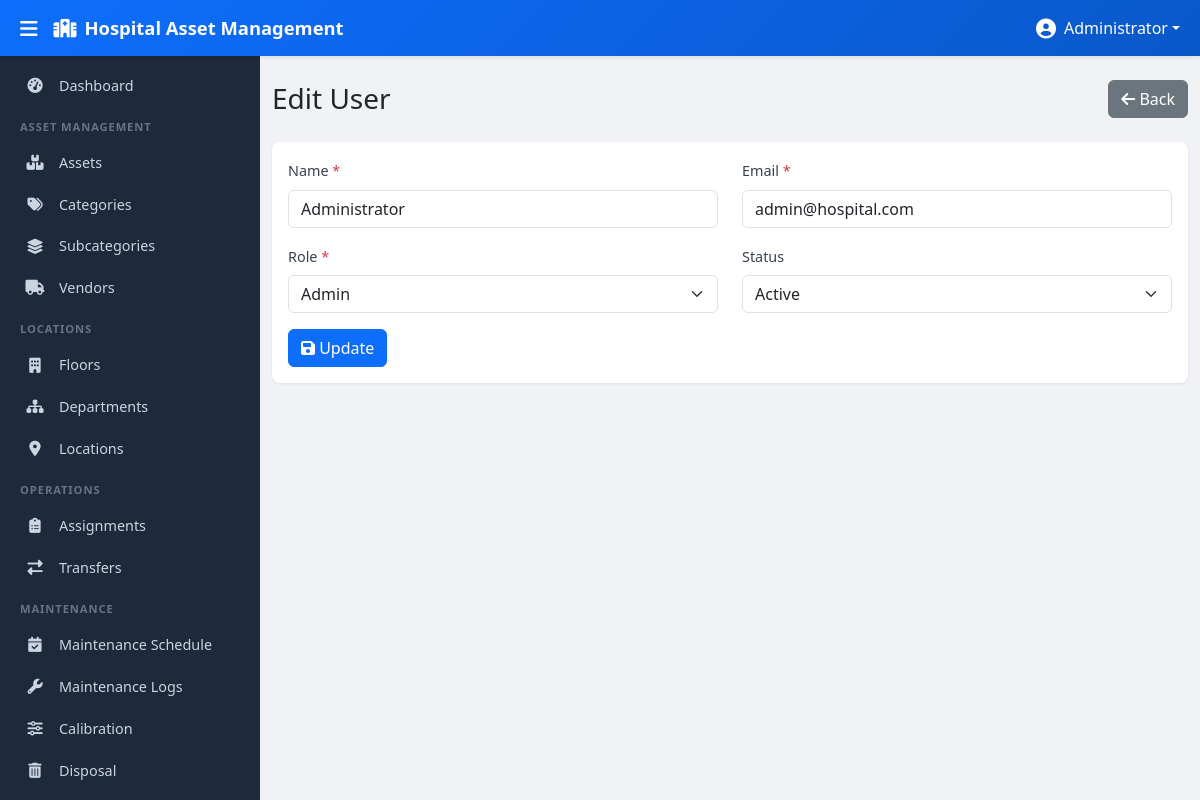
The app's page /modules/users/edit.php?id=1 (signed in) with its own data.
### tables this page shows
CREATE TABLE users (
    id INT AUTO_INCREMENT PRIMARY KEY,
    name VARCHAR(150) NOT NULL,
    email VARCHAR(150) NOT NULL UNIQUE,
    password VARCHAR(255) NOT NULL,
    role ENUM('admin','manager','technician') DEFAULT 'technician',
    status ENUM('active','inactive') DEFAULT 'active',
    is_deleted TINYINT(1) DEFAULT 0,
    created_at TIMESTAMP DEFAULT CURRENT_TIMESTAMP
);

### modules/users/edit.php (the view, shortened to what this page needs)
<?php
$pdo = getDBConnection();
$pageTitle = 'Edit User';
$id = (int)$_GET['id'];
$stmt = $pdo->prepare("SELECT id, name, email, role, status FROM users WHERE id = ? AND is_deleted = 0");
$stmt->execute([$id]);
$user = $stmt->fetch(PDO::FETCH_ASSOC);
require_once __DIR__ . '/../../views/header.php';
require_once __DIR__ . '/../../views/sidebar.php';
?>
<div class="main-content" id="mainContent">
    <div class="container-fluid py-4">
        <div class="d-flex justify-content-between align-items-center mb-4">
            <h1 class="h3 mb-0"><?php echo htmlspecialchars($pageTitle, ENT_QUOTES, 'UTF-8'); ?></h1>
            <a href="index.php" class="btn btn-secondary"><i class="fas fa-arrow-left"></i> Back</a>
        </div>
        <div class="card">
            <div class="card-body">
                <form method="POST" action="">
                    <div class="row">
                        <div class="col-md-6 mb-3">
                            <label for="name" class="form-label">Name <span class="text-danger">*</span></label>
                            <input type="text" name="name" id="name" class="form-control" required value="<?php echo htmlspecialchars($user['name'], ENT_QUOTES, 'UTF-8'); ?>">
                        </div>
                        <div class="col-md-6 mb-3">
                            <label for="email" class="form-label">Email <span class="text-danger">*</span></label>
                            <input type="email" name="email" id="email" class="form-control" required value="<?php echo htmlspecialchars($user['email'], ENT_QUOTES, 'UTF-8'); ?>">
                        </div>
                    </div>
                    <div class="row">
                        <div class="col-md-6 mb-3">
                            <label for="role" class="form-label">Role <span class="text-danger">*</span></label>
                            <select name="role" id="role" class="form-select" required>
                                <option value="admin" <?php echo ($user['role'] === 'admin') ? 'selected' : ''; ?>>Admin</option>
                            </select>
                        </div>
                        <div class="col-md-6 mb-3">
                            <label for="status" class="form-label">Status</label>
                            <select name="status" id="status" class="form-select">
                                <option value="active" <?php echo ($user['status'] === 'active') ? 'selected' : ''; ?>>Active</option>
                            </select>
                        </div>
                    </div>
                    <button type="submit" class="btn btn-primary"><i class="fas fa-save"></i> Update</button>
                </form>
            </div>
        </div>
    </div>
</div>
<?php require_once __DIR__ . '/../../views/footer.php'; ?>

### assets/css/style.css (style rules this page uses)
:root { --sidebar-width: 260px; --sidebar-collapsed-width: 0px; --topbar-height: 56px; --primary-color: #0d6efd; --primary-dark: #0a58ca; --secondary-color: #0dcaf0; --sidebar-bg: #1e293b; --sidebar-hover: #334155; --sidebar-active: #0d6efd; --sidebar-text: #cbd5e1; --sidebar-heading: #64748b; --body-bg: #f0f2f5; }
body { font-family: 'Segoe UI', Tahoma, Geneva, Verdana, sans-serif; background-color: var(--body-bg); overflow-x: hidden; }
.main-content { margin-left: var(--sidebar-width); margin-top: var(--topbar-height); min-height: calc(100vh - var(--topbar-height)); transition: margin-left 0.3s ease; }
.card { border: none; border-radius: 0.5rem; box-shadow: 0 1px 3px rgba(0, 0, 0, 0.08); }
.form-label { font-weight: 500; font-size: 0.9rem; color: #374151; }

### records on screen
users: name "Administrator", email "admin@hospital.com", role "Admin", status "Active"

### other values on screen
$_SESSION['user_name'] "Administrator"
$pageTitle "Edit User"
